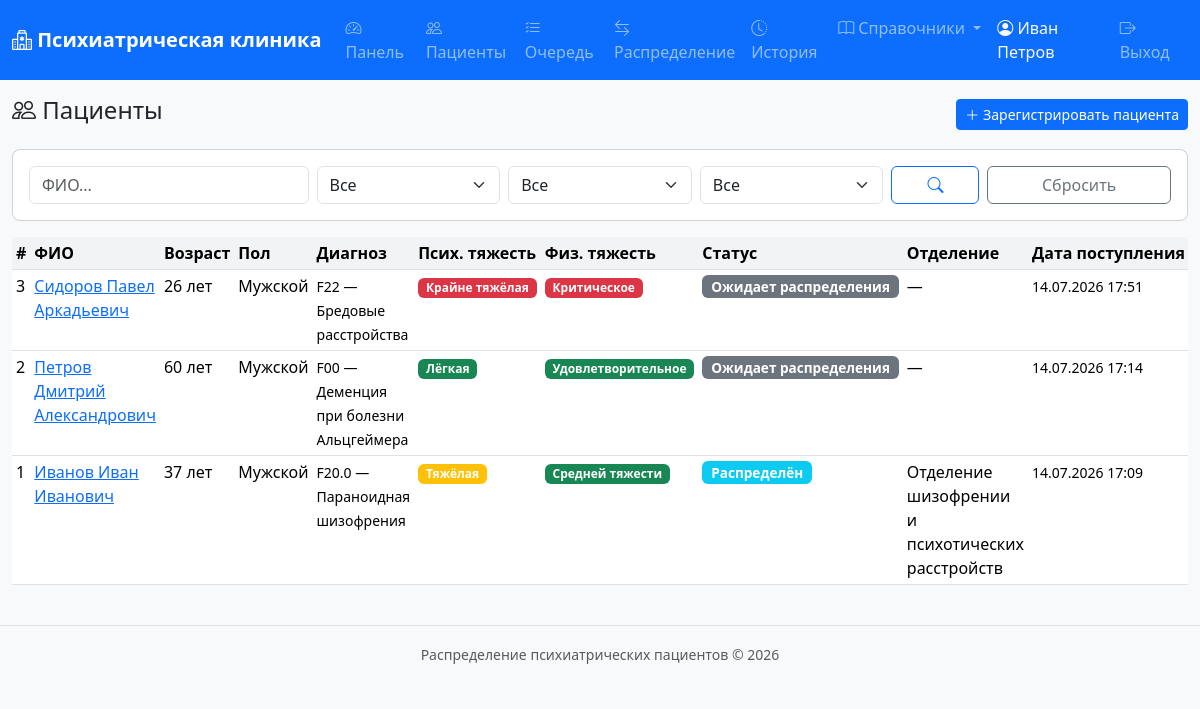
/patients/ (signed in), run on an earlier commit of the app's database.
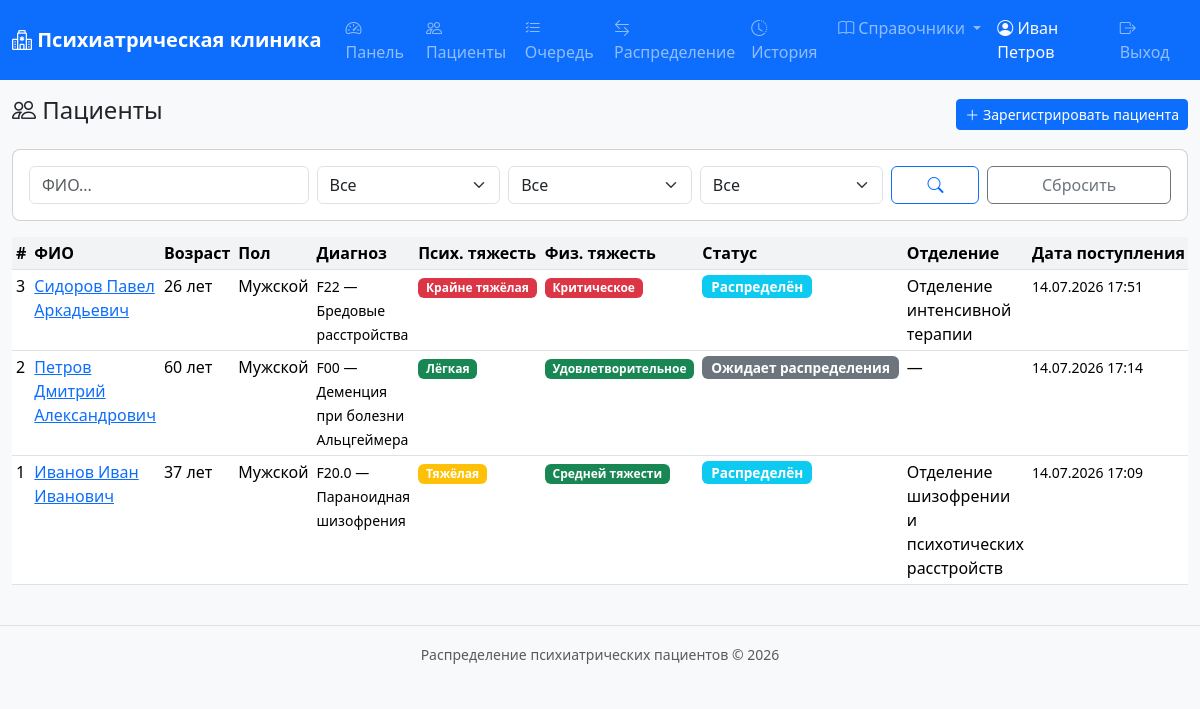
And on a later commit of the database.
### apps/patients/models.py (models this page shows, shortened)
class Patient(models.Model):
    STATUS_CHOICES = [
        ('waiting', 'Ожидает распределения'),
        ('assigned', 'Распределён'),
        ('hospitalized', 'Госпитализирован'),
        ('rejected', 'Отказ'),
    ]
    last_name = models.CharField(max_length=100, verbose_name='Фамилия')
    first_name = models.CharField(max_length=100, verbose_name='Имя')
    patronymic = models.CharField(max_length=100, blank=True, verbose_name='Отчество')
    date_of_birth = models.DateField(verbose_name='Дата рождения')
    gender = models.ForeignKey(Gender, on_delete=models.PROTECT, verbose_name='Пол')
    diagnosis = models.ForeignKey(Diagnosis, on_delete=models.PROTECT, verbose_name='Диагноз (МКБ-11)')
    mental_severity = models.ForeignKey(
        MentalSeverity, on_delete=models.PROTECT, verbose_name='Тяжесть психического состояния'
    )
    physical_severity = models.ForeignKey(
        PhysicalSeverity, on_delete=models.PROTECT, verbose_name='Тяжесть физического состояния'
    )
    admission_date = models.DateTimeField(default=timezone.now, verbose_name='Дата и время поступления')
    status = models.CharField(
        max_length=20, choices=STATUS_CHOICES, default='waiting', verbose_name='Статус'
    )
    department = models.ForeignKey(
        Department, on_delete=models.SET_NULL, null=True, blank=True,
        verbose_name='Назначенное отделение'
    )
    assigned_by = models.ForeignKey(
        settings.AUTH_USER_MODEL, on_delete=models.SET_NULL, null=True, blank=True,
        verbose_name='Распределено (врач)'
    )
    assignment_note = models.TextField(blank=True, verbose_name='Примечание к распределению')
    created_at = models.DateTimeField(auto_now_add=True, verbose_name='Создано')
    updated_at = models.DateTimeField(auto_now=True, verbose_name='Обновлено')
    class Meta:
        verbose_name = 'Пациент'
        verbose_name_plural = 'Пациенты'
        ordering = ['-admission_date']
    @property
    def age(self):
        today = date.today()
        return today.year - self.date_of_birth.year - (
            (today.month, today.day) < (self.date_of_birth.month, self.date_of_birth.day)
        )
    @property
    def full_name(self):
        return f'{self.last_name} {self.first_name} {self.patronymic}'.strip()

### apps/references/models.py (models this page shows, shortened)
class Gender(models.Model):
    name = models.CharField(max_length=20, unique=True, verbose_name='Название')
    class Meta:
        verbose_name = 'Пол'
        verbose_name_plural = 'Пол'
        ordering = ['name']
    def __str__(self):
        return self.name

class Diagnosis(models.Model):
    code = models.CharField(max_length=10, verbose_name='Код МКБ-11')
    name = models.CharField(max_length=500, verbose_name='Название')
    block = models.CharField(max_length=200, blank=True, verbose_name='Блок МКБ')
    chapter = models.CharField(max_length=200, blank=True, verbose_name='Класс МКБ')
    parent = models.ForeignKey(
        'self', on_delete=models.SET_NULL, null=True, blank=True,
        related_name='children', verbose_name='Родительский диагноз'
    )
    class Meta:
        verbose_name = 'Диагноз МКБ-11'
        verbose_name_plural = 'Диагнозы МКБ-11'
        ordering = ['code']

class MentalSeverity(models.Model):
    name = models.CharField(max_length=50, unique=True, verbose_name='Название')
    level = models.PositiveIntegerField(unique=True, verbose_name='Уровень (1-4)')
    class Meta:
        verbose_name = 'Тяжесть психического состояния'
        verbose_name_plural = 'Тяжести психических состояний'
        ordering = ['level']

class PhysicalSeverity(models.Model):
    name = models.CharField(max_length=50, unique=True, verbose_name='Название')
    level = models.PositiveIntegerField(unique=True, verbose_name='Уровень (1-4)')
    class Meta:
        verbose_name = 'Тяжесть физического состояния'
        verbose_name_plural = 'Тяжести физических состояний'
        ordering = ['level']

class Department(models.Model):
    GENDER_CHOICES = [
        ('M', 'Мужское'),
        ('F', 'Женское'),
        ('ANY', 'Смешанное'),
    ]
    AGE_CHOICES = [
        ('CHILD', 'Детское/Подростковое'),
        ('ADULT', 'Взрослое'),
        ('ANY', 'Любой возраст'),
    ]
    name = models.CharField(max_length=200, verbose_name='Название отделения')
    profile = models.CharField(max_length=500, blank=True, verbose_name='Профиль (диагнозы)')
    profile_diagnoses = models.ManyToManyField(
        Diagnosis, blank=True, related_name='departments', verbose_name='Профильные диагнозы'
    )
    gender_restriction = models.CharField(
        max_length=3, choices=GENDER_CHOICES, default='ANY', verbose_name='Ограничение по полу'
    )
    age_category = models.CharField(
        max_length=5, choices=AGE_CHOICES, default='ANY', verbose_name='Возрастная категория'
    )
    total_beds = models.PositiveIntegerField(default=0, verbose_name='Общее кол-во коек')
    occupied_beds = models.PositiveIntegerField(default=0, verbose_name='Занято коек')
    is_active = models.BooleanField(default=True, verbose_name='Активно')
    class Meta:
        verbose_name = 'Отделение'
        verbose_name_plural = 'Отделения'
        ordering = ['name']

### apps/patients/views.py (the view)
# urls.py: path('', views.patient_list_view, name='list'),
@login_required
def patient_list_view(request):
    form = PatientFilterForm(request.GET)
    patients = Patient.objects.select_related('gender', 'diagnosis', 'mental_severity', 'physical_severity', 'department')
    if form.is_valid():
        q = form.cleaned_data.get('q')
        if q:
            patients = patients.filter(
                Q(last_name__icontains=q) |
                Q(first_name__icontains=q) |
                Q(patronymic__icontains=q)
            )
        status = form.cleaned_data.get('status')
        if status:
            patients = patients.filter(status=status)
        gender = form.cleaned_data.get('gender')
        if gender:
            patients = patients.filter(gender=gender)
        age_cat = form.cleaned_data.get('age_category')
        if age_cat == 'child':
            from datetime import date, timedelta
            threshold = date.today() - timedelta(days=365*18)
            patients = patients.filter(date_of_birth__gt=threshold)
        elif age_cat == 'adult':
            from datetime import date, timedelta
            threshold = date.today() - timedelta(days=365*18)
            patients = patients.filter(date_of_birth__lte=threshold)
    paginator = Paginator(patients, 20)
    page_number = request.GET.get('page')
    page_obj = paginator.get_page(page_number)
    return render(request, 'patients/patient_list.html', {
        'page_obj': page_obj,
        'filter_form': form,
    })

### apps/patients/forms.py
class PatientFilterForm(forms.Form):
    q = forms.CharField(
        required=False,
        label='Поиск по ФИО',
        widget=forms.TextInput(attrs={'class': 'form-control', 'placeholder': 'ФИО...'})
    )
    status = forms.ChoiceField(
        required=False,
        choices=[('', 'Все')] + Patient.STATUS_CHOICES,
        label='Статус',
        widget=forms.Select(attrs={'class': 'form-select'})
    )
    gender = forms.ModelChoiceField(
        required=False,
        queryset=Gender.objects.all(),
        label='Пол',
        widget=forms.Select(attrs={'class': 'form-select'}),
        empty_label='Все'
    )
    age_category = forms.ChoiceField(
        required=False,
        choices=[('', 'Все'), ('child', 'До 18 лет'), ('adult', '18 лет и старше')],
        label='Возрастная категория',
        widget=forms.Select(attrs={'class': 'form-select'})
    )

### apps/patients/templates/patients/patient_list.html (shortened to what this page needs)
{% extends "base.html" %}
{% block content %}
<div class="d-flex justify-content-between align-items-center mt-3">
    <h4><i class="bi bi-people"></i> Пациенты</h4>
    <a href="{% url 'patients:create' %}" class="btn btn-primary btn-sm">
        <i class="bi bi-plus-lg"></i> Зарегистрировать пациента
    </a>
</div>
<div class="card mt-3">
    <div class="card-body">
        <form method="get" class="row g-2 align-items-end">
            <div class="col-md-3">
                {{ filter_form.q }}
            </div>
            <div class="col-md-2">
                {{ filter_form.status }}
            </div>
            <div class="col-md-2">
                {{ filter_form.gender }}
            </div>
            <div class="col-md-2">
                {{ filter_form.age_category }}
            </div>
            <div class="col-md-1">
                <button type="submit" class="btn btn-outline-primary w-100">
                    <i class="bi bi-search"></i>
                </button>
            </div>
            <div class="col-md-2">
                <a href="{% url 'patients:list' %}" class="btn btn-outline-secondary w-100">Сбросить</a>
            </div>
        </form>
    </div>
</div>
<div class="table-responsive mt-3">
    <table class="table table-hover table-sm">
        <thead>
            <tr>
                <th>#</th>
                <th>ФИО</th>
                <th>Возраст</th>
                <th>Пол</th>
                <th>Диагноз</th>
                <th>Псих. тяжесть</th>
                <th>Физ. тяжесть</th>
                <th>Статус</th>
                <th>Отделение</th>
                <th>Дата поступления</th>
            </tr>
        </thead>
        <tbody>
            {% for p in page_obj %}
            <tr>
                <td>{{ p.pk }}</td>
                <td>
                    <a href="{% url 'patients:detail' pk=p.pk %}">{{ p.full_name }}</a>
                </td>
                <td>{{ p.age }} лет</td>
                <td>{{ p.gender }}</td>
                <td><small>{{ p.diagnosis.code }} — {{ p.diagnosis.name|truncatechars:40 }}</small></td>
                <td>
                    <span class="badge bg-{% if p.mental_severity.level <= 2 %}success{% elif p.mental_severity.level == 3 %}warning{% else %}danger{% endif %}">
                        {{ p.mental_severity.name }}
                    </span>
                </td>
                <td>
                    <span class="badge bg-{% if p.physical_severity.level <= 2 %}success{% elif p.physical_severity.level == 3 %}warning{% else %}danger{% endif %}">
                        {{ p.physical_severity.name }}
                    </span>
                </td>
                <td>
                    <span class="badge badge-status bg-{% if p.status == 'waiting' %}secondary{% elif p.status == 'assigned' %}info{% elif p.status == 'hospitalized' %}success{% else %}dark{% endif %}">
                        {{ p.get_status_display }}
                    </span>
                </td>
                <td>{{ p.department.name|default:"—" }}</td>
                <td><small>{{ p.admission_date|date:"d.m.Y H:i" }}</small></td>
            </tr>
            {% empty %}
            <tr><td colspan="11" class="text-center text-muted">Пациентов нет</td></tr>
            {% endfor %}
        </tbody>
    </table>
</div>
{% endblock %}

What changed in the data, as far as the page shows it:
changed Patient "Сидоров Павел Аркадьевич": status "Ожидает распределения" → "Распределён"; department.name "—" → "Отделение интенсивной терапии"
